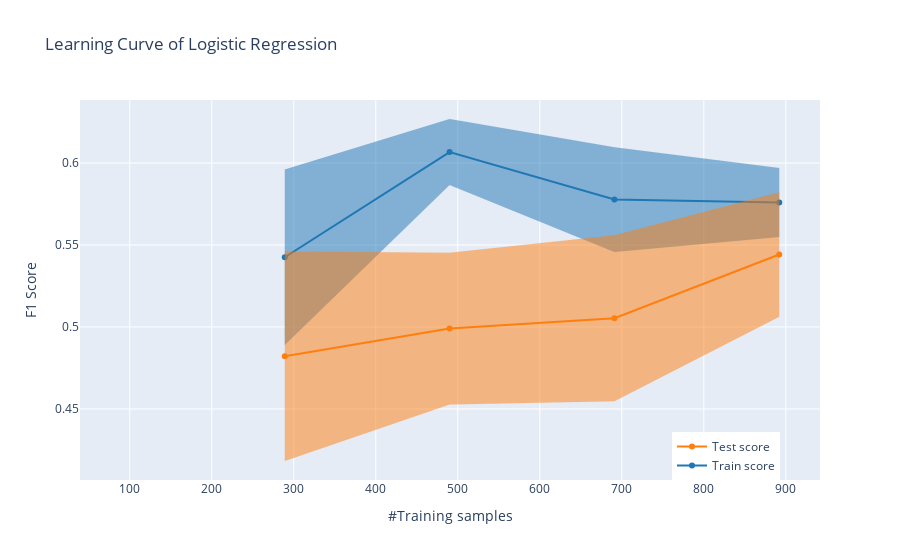

Notebook code for this chart:
### Code cell
plot_learning_curve(gs_lr.best_estimator_, "Learning Curve of Logistic Regression", X_train, y_train, cv=5)

### Figure 1 — Plotly figure (JSON) as saved in the notebook; plotly's stock layout.template omitted (floating-point values rounded to 4 significant figures)
{"data": [{"hoverlabel": {"namelength": 20}, "line": {"color": "rgba(31, 119, 180, 0.40)", "width": 0.1}, "mode": "lines", "name": "", "showlegend": false, "type": "scatter", "x": [89, 289, 490, 691, 892], "y": [null, 0.489, 0.5865, 0.5458, 0.5549]}, {"fill": "tonexty", "hoverlabel": {"namelength": 20}, "line": {"color": "rgba(31, 119, 180, 0.40)", "width": 0.1}, "mode": "lines", "name": "", "showlegend": false, "type": "scatter", "x": [89, 289, 490, 691, 892], "y": [null, 0.596, 0.6268, 0.6096, 0.597]}, {"line": {"color": "rgb(31, 119, 180)"}, "name": "Train score", "showlegend": true, "type": "scatter", "x": [89, 289, 490, 691, 892], "y": [null, 0.5425, 0.6067, 0.5777, 0.576]}, {"hoverlabel": {"namelength": 20}, "line": {"color": "rgba(255, 127, 14, 0.40)", "width": 0.1}, "mode": "lines", "name": "", "showlegend": false, "type": "scatter", "x": [89, 289, 490, 691, 892], "y": [null, 0.4182, 0.4527, 0.4547, 0.5062]}, {"fill": "tonexty", "hoverlabel": {"namelength": 20}, "line": {"color": "rgba(255, 127, 14, 0.40)", "width": 0.1}, "mode": "lines", "name": "", "showlegend": false, "type": "scatter", "x": [89, 289, 490, 691, 892], "y": [null, 0.546, 0.5453, 0.556, 0.5821]}, {"line": {"color": "rgb(255, 127, 14)"}, "name": "Test score", "showlegend": true, "type": "scatter", "x": [89, 289, 490, 691, 892], "y": [null, 0.4821, 0.499, 0.5053, 0.5442]}], "layout": {"autosize": true, "legend": {"x": 0.8, "y": 0}, "title": {"text": "Learning Curve of Logistic Regression"}, "xaxis": {"title": {"text": "#Training samples"}}, "yaxis": {"title": {"text": "F1 Score"}}}}
